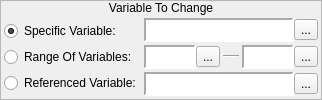
    <widget class="QFrame" name="frame">
     <property name="sizePolicy">
      <sizepolicy hsizetype="Preferred" vsizetype="Fixed">
       <horstretch>0</horstretch>
       <verstretch>0</verstretch>
      </sizepolicy>
     </property>
     <property name="frameShape">
      <enum>QFrame::StyledPanel</enum>
     </property>
     <property name="frameShadow">
      <enum>QFrame::Raised</enum>
     </property>
     <layout class="QVBoxLayout" name="verticalLayout">
      <property name="spacing">
       <number>0</number>
      </property>
      <property name="margin">
       <number>0</number>
      </property>
      <item>
       <widget class="QLabel" name="label">
        <property name="sizePolicy">
         <sizepolicy hsizetype="Preferred" vsizetype="Fixed">
          <horstretch>0</horstretch>
          <verstretch>0</verstretch>
         </sizepolicy>
        </property>
        <property name="text">
         <string>Variable To Change</string>
        </property>
        <property name="alignment">
         <set>Qt::AlignCenter</set>
        </property>
       </widget>
      </item>
      <item>
       <widget class="QWidget" name="widget" native="true">
        <layout class="QHBoxLayout" name="horizontalLayout_4">
         <property name="spacing">
          <number>3</number>
         </property>
         <property name="margin">
          <number>3</number>
         </property>
         <item>
          <widget class="QWidget" name="widget_2" native="true">
           <property name="sizePolicy">
            <sizepolicy hsizetype="Fixed" vsizetype="Preferred">
             <horstretch>0</horstretch>
             <verstretch>0</verstretch>
            </sizepolicy>
           </property>
           <layout class="QVBoxLayout" name="verticalLayout_2">
            <property name="spacing">
             <number>3</number>
            </property>
            <property name="margin">
             <number>0</number>
            </property>
            <item>
             <widget class="QRadioButton" name="rbSpecificVariable">
              <property name="sizePolicy">
               <sizepolicy hsizetype="Fixed" vsizetype="Fixed">
                <horstretch>0</horstretch>
                <verstretch>0</verstretch>
               </sizepolicy>
              </property>
              <property name="text">
               <string>Specific Variable:</string>
              </property>
              <property name="checked">
               <bool>true</bool>
              </property>
             </widget>
            </item>
            <item>
             <widget class="QRadioButton" name="rbRangeOfVariables">
              <property name="sizePolicy">
               <sizepolicy hsizetype="Fixed" vsizetype="Fixed">
                <horstretch>0</horstretch>
                <verstretch>0</verstretch>
               </sizepolicy>
              </property>
              <property name="text">
               <string>Range Of Variables:</string>
              </property>
             </widget>
            </item>
            <item>
             <widget class="QRadioButton" name="rbReferencedVariable">
              <property name="sizePolicy">
               <sizepolicy hsizetype="Fixed" vsizetype="Fixed">
                <horstretch>0</horstretch>
                <verstretch>0</verstretch>
               </sizepolicy>
              </property>
              <property name="text">
               <string>Referenced Variable:</string>
              </property>
             </widget>
            </item>
           </layout>
          </widget>
         </item>
         <item>
          <widget class="QWidget" name="widget_3" native="true">
           <layout class="QVBoxLayout" name="verticalLayout_3">
            <property name="spacing">
             <number>3</number>
            </property>
            <property name="margin">
             <number>0</number>
            </property>
            <item>
             <widget class="QWidget" name="wSpecificVariable" native="true">
              <layout class="QHBoxLayout" name="horizontalLayout_37">
               <property name="spacing">
                <number>0</number>
               </property>
               <property name="margin">
                <number>0</number>
               </property>
               <item>
                <widget class="QLabel" name="lblSpecificVariable">
                 <property name="sizePolicy">
                  <sizepolicy hsizetype="Preferred" vsizetype="Preferred">
                   <horstretch>0</horstretch>
                   <verstretch>0</verstretch>
                  </sizepolicy>
                 </property>
                 <property name="minimumSize">
                  <size>
                   <width>150</width>
                   <height>0</height>
                  </size>
                 </property>
                 <property name="font">
                  <font>
                   <family>Monospace</family>
                  </font>
                 </property>
                 <property name="styleSheet">
                  <string notr="true">background-color: palette(base);</string>
                 </property>
                 <property name="frameShape">
                  <enum>QFrame::Panel</enum>
                 </property>
                 <property name="frameShadow">
                  <enum>QFrame::Sunken</enum>
                 </property>
                 <property name="lineWidth">
                  <number>2</number>
                 </property>
                 <property name="text">
                  <string/>
                 </property>
                </widget>
               </item>
               <item>
                <widget class="QToolButton" name="bBrowseSpecificVariables">
                 <property name="text">
                  <string>...</string>
                 </property>
                 <property name="icon">
                  <iconset resource="gui_icons.qrc">
                   <normaloff>:/icons/fileopen.png</normaloff>:/icons/fileopen.png</iconset>
                 </property>
                </widget>
               </item>
              </layout>
             </widget>
            </item>
            <item>
             <widget class="QWidget" name="wVariableRange" native="true">
              <layout class="QHBoxLayout" name="horizontalLayout_3">
               <property name="spacing">
                <number>3</number>
               </property>
               <property name="margin">
                <number>0</number>
               </property>
               <item>
                <widget class="QWidget" name="wStartVariable" native="true">
                 <layout class="QHBoxLayout" name="horizontalLayout_50">
                  <property name="spacing">
                   <number>0</number>
                  </property>
                  <property name="margin">
                   <number>0</number>
                  </property>
                  <item>
                   <widget class="QLabel" name="lblStartVariable">
                    <property name="sizePolicy">
                     <sizepolicy hsizetype="Preferred" vsizetype="Preferred">
                      <horstretch>0</horstretch>
                      <verstretch>0</verstretch>
                     </sizepolicy>
                    </property>
                    <property name="font">
                     <font>
                      <family>Monospace</family>
                     </font>
                    </property>
                    <property name="styleSheet">
                     <string notr="true">background-color: palette(base);</string>
                    </property>
                    <property name="frameShape">
                     <enum>QFrame::Panel</enum>
                    </property>
                    <property name="frameShadow">
                     <enum>QFrame::Sunken</enum>
                    </property>
                    <property name="lineWidth">
                     <number>2</number>
                    </property>
                    <property name="text">
                     <string/>
                    </property>
                   </widget>
                  </item>
                  <item>
                   <widget class="QToolButton" name="bBrowseStartVariables">
                    <property name="text">
                     <string>...</string>
                    </property>
                    <property name="icon">
                     <iconset resource="gui_icons.qrc">
                      <normaloff>:/icons/fileopen.png</normaloff>:/icons/fileopen.png</iconset>
                    </property>
                   </widget>
                  </item>
                 </layout>
                </widget>
               </item>
               <item>
                <widget class="Line" name="line">
                 <property name="sizePolicy">
                  <sizepolicy hsizetype="Fixed" vsizetype="Fixed">
                   <horstretch>0</horstretch>
                   <verstretch>0</verstretch>
                  </sizepolicy>
                 </property>
                 <property name="minimumSize">
                  <size>
                   <width>16</width>
                   <height>0</height>
                  </size>
                 </property>
                 <property name="maximumSize">
                  <size>
                   <width>16</width>
                   <height>16777215</height>
                  </size>
                 </property>
                 <property name="orientation">
                  <enum>Qt::Horizontal</enum>
                 </property>
                </widget>
               </item>
               <item>
                <widget class="QWidget" name="wEndVariable" native="true">
                 <layout class="QHBoxLayout" name="horizontalLayout_51">
                  <property name="spacing">
                   <number>0</number>
                  </property>
                  <property name="margin">
                   <number>0</number>
                  </property>
                  <item>
                   <widget class="QLabel" name="lblEndVariable">
                    <property name="sizePolicy">
                     <sizepolicy hsizetype="Preferred" vsizetype="Preferred">
                      <horstretch>0</horstretch>
                      <verstretch>0</verstretch>
                     </sizepolicy>
                    </property>
                    <property name="font">
                     <font>
                      <family>Monospace</family>
                     </font>
                    </property>
                    <property name="styleSheet">
                     <string notr="true">background-color: palette(base);</string>
                    </property>
                    <property name="frameShape">
                     <enum>QFrame::Panel</enum>
                    </property>
                    <property name="frameShadow">
                     <enum>QFrame::Sunken</enum>
                    </property>
                    <property name="lineWidth">
                     <number>2</number>
                    </property>
                    <property name="text">
                     <string/>
                    </property>
                   </widget>
                  </item>
                  <item>
                   <widget class="QToolButton" name="bBrowseEndVariables">
                    <property name="text">
                     <string>...</string>
                    </property>
                    <property name="icon">
                     <iconset resource="gui_icons.qrc">
                      <normaloff>:/icons/fileopen.png</normaloff>:/icons/fileopen.png</iconset>
                    </property>
                   </widget>
                  </item>
                 </layout>
                </widget>
               </item>
              </layout>
             </widget>
            </item>
            <item>
             <widget class="QWidget" name="wReferenceVariable" native="true">
              <layout class="QHBoxLayout" name="horizontalLayout_38">
               <property name="spacing">
                <number>0</number>
               </property>
               <property name="margin">
                <number>0</number>
               </property>
               <item>
                <widget class="QLabel" name="lblReferenceVariable">
                 <property name="sizePolicy">
                  <sizepolicy hsizetype="Preferred" vsizetype="Preferred">
                   <horstretch>0</horstretch>
                   <verstretch>0</verstretch>
                  </sizepolicy>
                 </property>
                 <property name="minimumSize">
                  <size>
                   <width>150</width>
                   <height>0</height>
                  </size>
                 </property>
                 <property name="font">
                  <font>
                   <family>Monospace</family>
                  </font>
                 </property>
                 <property name="styleSheet">
                  <string notr="true">background-color: palette(base);</string>
                 </property>
                 <property name="frameShape">
                  <enum>QFrame::Panel</enum>
                 </property>
                 <property name="frameShadow">
                  <enum>QFrame::Sunken</enum>
                 </property>
                 <property name="lineWidth">
                  <number>2</number>
                 </property>
                 <property name="text">
                  <string/>
                 </property>
                </widget>
               </item>
               <item>
                <widget class="QToolButton" name="bBrowseReferenceVariables">
                 <property name="text">
                  <string>...</string>
                 </property>
                 <property name="icon">
                  <iconset resource="gui_icons.qrc">
                   <normaloff>:/icons/fileopen.png</normaloff>:/icons/fileopen.png</iconset>
                 </property>
                </widget>
               </item>
              </layout>
             </widget>
            </item>
           </layout>
          </widget>
         </item>
        </layout>
       </widget>
      </item>
     </layout>
    </widget>
